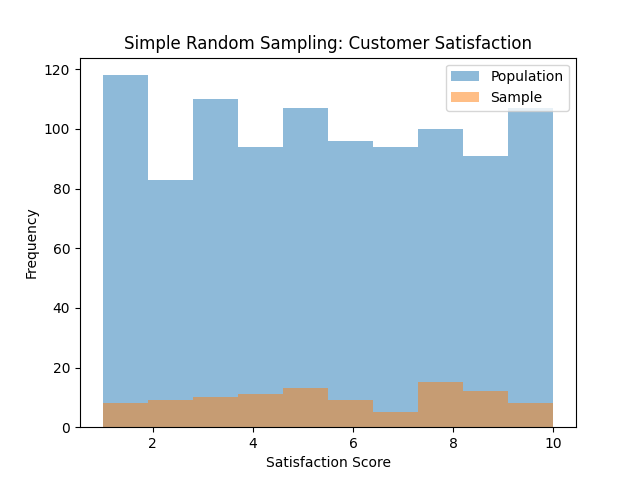

Write Python code to recreate this figure.
"""
Simple Random Sampling
This technique selects samples randomly from the entire population, giving each element an equal chance. It's straightforward but can miss subgroups.

Real-World Scenario: A retail company surveys customer satisfaction from a database of 1000 customers to infer overall satisfaction ratings (scale 1-10). This helps estimate population mean with a confidence interval for marketing decisions.
"""
import numpy as np
import pandas as pd
from scipy import stats
import matplotlib.pyplot as plt

# Generate synthetic population data: 1000 customers with satisfaction scores (1-10)
np.random.seed(42)
population_size = 1000
population = pd.DataFrame({
    'CustomerID': range(1, population_size + 1),
    'Satisfaction': np.random.randint(1, 11, size=population_size)
})

# Population stats
pop_mean = population['Satisfaction'].mean()
print(f"Population Mean Satisfaction: {pop_mean:.2f}")

# Simple Random Sampling: Select 100 samples
sample_size = 100
sample = population.sample(n=sample_size, random_state=42)

# Sample stats
sample_mean = sample['Satisfaction'].mean()
# Ensure sample is a 1D array for stats.sem
sample_data = sample['Satisfaction'].values  # Convert Pandas Series to NumPy array
confidence_interval = stats.t.interval(0.95, df=sample_size-1, loc=sample_mean, scale=stats.sem(sample_data))

# Debug: Inspect confidence_interval
print("Debug: confidence_interval =", confidence_interval)
print("Debug: Type of confidence_interval[0] =", type(confidence_interval[0]))
print("Debug: Shape of confidence_interval[0] =", getattr(confidence_interval[0], 'shape', 'N/A'))

print(f"Sample Mean Satisfaction: {sample_mean:.2f}")

# Handle confidence_interval elements
if isinstance(confidence_interval[0], np.ndarray):
    if confidence_interval[0].size == 1:  # Check if single-element array
        ci_lower = float(confidence_interval[0])
        ci_upper = float(confidence_interval[1])
    else:
        raise ValueError(f"confidence_interval[0] is a multi-element array: {confidence_interval[0]}")
else:
    ci_lower = float(confidence_interval[0])  # Already a scalar
    ci_upper = float(confidence_interval[1])

print(f"95% Confidence Interval: ({ci_lower:.2f}, {ci_upper:.2f})")
print("Interpretation: This interval likely contains the true population mean, aiding decisions like service improvements.")

# Visualize
plt.hist(population['Satisfaction'], alpha=0.5, label='Population')
plt.hist(sample['Satisfaction'], alpha=0.5, label='Sample')
plt.xlabel('Satisfaction Score')
plt.ylabel('Frequency')
plt.title('Simple Random Sampling: Customer Satisfaction')
plt.legend()
plt.show()
plt.savefig("/workspaces/stats-foundations-python/statistics_inferential/bin/sampling_techniques/simple_random_sampling_02.png")